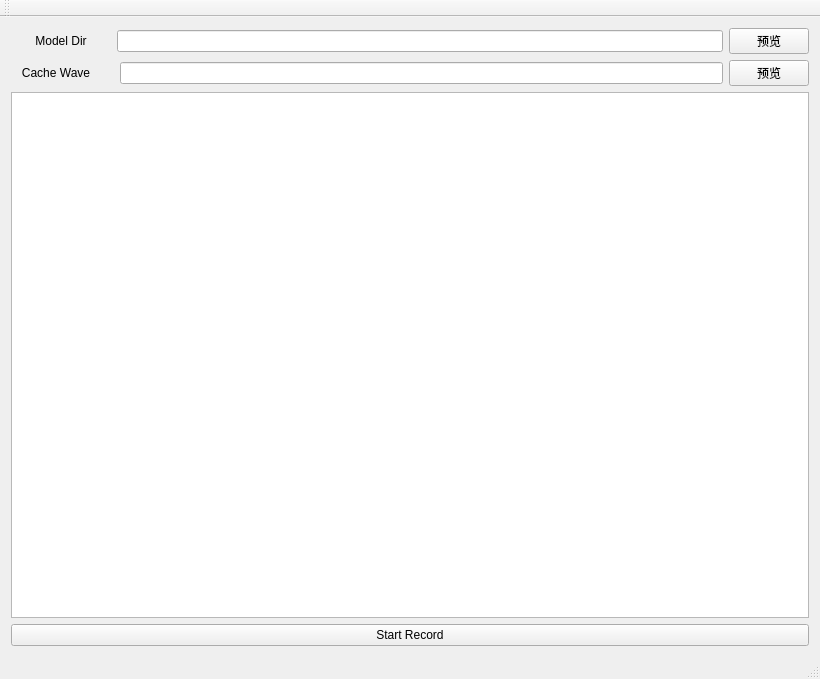
<?xml version="1.0" encoding="UTF-8"?>
<ui version="4.0">
 <class>SOSForWindowsClass</class>
 <widget class="QMainWindow" name="SOSForWindowsClass">
  <property name="geometry">
   <rect>
    <x>0</x>
    <y>0</y>
    <width>820</width>
    <height>679</height>
   </rect>
  </property>
  <property name="windowTitle">
   <string>SOSForWindows</string>
  </property>
  <widget class="QWidget" name="centralWidget">
   <layout class="QVBoxLayout" name="verticalLayout">
    <item>
     <layout class="QHBoxLayout" name="horizontalLayout_4">
      <item>
       <widget class="QLabel" name="label_2">
        <property name="minimumSize">
         <size>
          <width>100</width>
          <height>0</height>
         </size>
        </property>
        <property name="text">
         <string>Model Dir</string>
        </property>
        <property name="alignment">
         <set>Qt::AlignCenter</set>
        </property>
       </widget>
      </item>
      <item>
       <widget class="QLineEdit" name="lineEdit"/>
      </item>
      <item>
       <widget class="QPushButton" name="selectButton">
        <property name="text">
         <string>预览</string>
        </property>
       </widget>
      </item>
     </layout>
    </item>
    <item>
     <layout class="QHBoxLayout" name="horizontalLayout">
      <item>
       <widget class="QLabel" name="label_3">
        <property name="minimumSize">
         <size>
          <width>90</width>
          <height>0</height>
         </size>
        </property>
        <property name="text">
         <string>Cache Wave</string>
        </property>
        <property name="alignment">
         <set>Qt::AlignCenter</set>
        </property>
       </widget>
      </item>
      <item>
       <widget class="QLabel" name="label">
        <property name="text">
         <string/>
        </property>
       </widget>
      </item>
      <item>
       <widget class="QLineEdit" name="lineEdit_2"/>
      </item>
      <item>
       <widget class="QPushButton" name="pushButton_2">
        <property name="text">
         <string>预览</string>
        </property>
       </widget>
      </item>
     </layout>
    </item>
    <item>
     <layout class="QHBoxLayout" name="horizontalLayout_2">
      <item>
       <widget class="QTextEdit" name="textEdit"/>
      </item>
     </layout>
    </item>
    <item>
     <layout class="QHBoxLayout" name="horizontalLayout_3">
      <item>
       <widget class="QPushButton" name="pushButton">
        <property name="text">
         <string>Start Record</string>
        </property>
       </widget>
      </item>
     </layout>
    </item>
   </layout>
  </widget>
  <widget class="QMenuBar" name="menuBar">
   <property name="geometry">
    <rect>
     <x>0</x>
     <y>0</y>
     <width>820</width>
     <height>18</height>
    </rect>
   </property>
  </widget>
  <widget class="QToolBar" name="mainToolBar">
   <attribute name="toolBarArea">
    <enum>TopToolBarArea</enum>
   </attribute>
   <attribute name="toolBarBreak">
    <bool>false</bool>
   </attribute>
  </widget>
  <widget class="QStatusBar" name="statusBar"/>
 </widget>
 <layoutdefault spacing="6" margin="11"/>
 <resources/>
 <connections/>
</ui>
